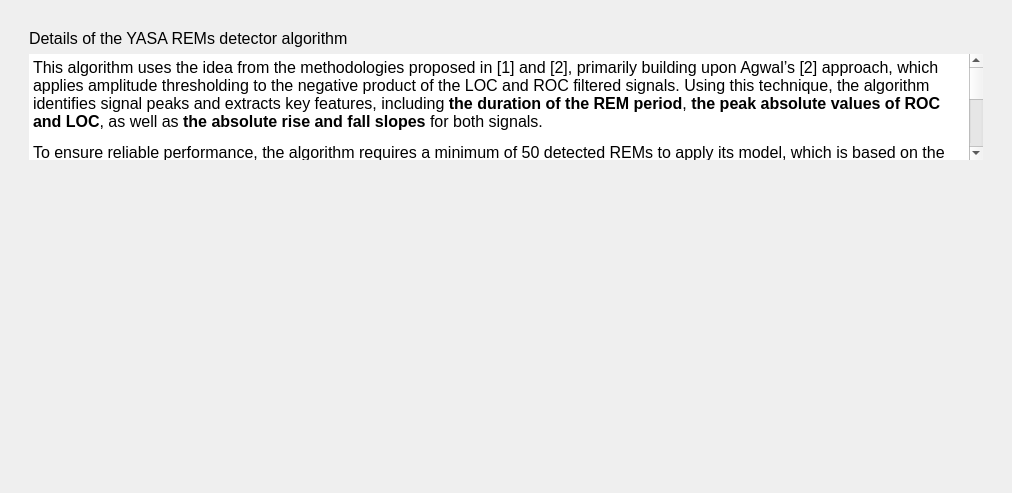
<?xml version="1.0" encoding="UTF-8"?>
<ui version="4.0">
 <class>AlgorithmDetail</class>
 <widget class="QWidget" name="AlgorithmDetail">
  <property name="geometry">
   <rect>
    <x>0</x>
    <y>0</y>
    <width>1012</width>
    <height>493</height>
   </rect>
  </property>
  <property name="windowTitle">
   <string/>
  </property>
  <property name="styleSheet">
   <string>font: 10pt &quot;Roboto-Regular&quot;;</string>
  </property>
  <layout class="QGridLayout" name="gridLayout_2">
   <item row="0" column="0">
    <layout class="QVBoxLayout" name="verticalLayout">
     <item>
      <widget class="QFrame" name="frame">
       <property name="frameShape">
        <enum>QFrame::Shape::NoFrame</enum>
       </property>
       <property name="frameShadow">
        <enum>QFrame::Shadow::Raised</enum>
       </property>
       <property name="lineWidth">
        <number>0</number>
       </property>
       <layout class="QVBoxLayout" name="verticalLayout_2" stretch="1,2">
        <item>
         <widget class="QFrame" name="frame_2">
          <property name="sizePolicy">
           <sizepolicy hsizetype="Expanding" vsizetype="Expanding">
            <horstretch>0</horstretch>
            <verstretch>0</verstretch>
           </sizepolicy>
          </property>
          <property name="frameShape">
           <enum>QFrame::Shape::NoFrame</enum>
          </property>
          <property name="frameShadow">
           <enum>QFrame::Shadow::Raised</enum>
          </property>
          <property name="lineWidth">
           <number>0</number>
          </property>
          <layout class="QVBoxLayout" name="verticalLayout_3">
           <item>
            <widget class="QLabel" name="label">
             <property name="lineWidth">
              <number>0</number>
             </property>
             <property name="text">
              <string>&lt;html&gt;&lt;head/&gt;&lt;body&gt;&lt;p&gt;&lt;span style=&quot; font-size:12pt;&quot;&gt;Details of the YASA REMs detector algorithm&lt;/span&gt;&lt;/p&gt;&lt;/body&gt;&lt;/html&gt;</string>
             </property>
            </widget>
           </item>
           <item>
            <widget class="QTextEdit" name="textEdit">
             <property name="frameShape">
              <enum>QFrame::Shape::NoFrame</enum>
             </property>
             <property name="lineWidth">
              <number>0</number>
             </property>
             <property name="readOnly">
              <bool>true</bool>
             </property>
             <property name="html">
              <string>&lt;!DOCTYPE HTML PUBLIC &quot;-//W3C//DTD HTML 4.0//EN&quot; &quot;http://www.w3.org/TR/REC-html40/strict.dtd&quot;&gt;
&lt;html&gt;&lt;head&gt;&lt;meta name=&quot;qrichtext&quot; content=&quot;1&quot; /&gt;&lt;meta charset=&quot;utf-8&quot; /&gt;&lt;style type=&quot;text/css&quot;&gt;
p, li { white-space: pre-wrap; }
hr { height: 1px; border-width: 0; }
li.unchecked::marker { content: &quot;\2610&quot;; }
li.checked::marker { content: &quot;\2612&quot;; }
&lt;/style&gt;&lt;/head&gt;&lt;body style=&quot; font-family:'Roboto-Regular'; font-size:10pt; font-weight:400; font-style:normal;&quot;&gt;
&lt;p style=&quot; margin-top:12px; margin-bottom:12px; margin-left:0px; margin-right:0px; -qt-block-indent:0; text-indent:0px;&quot;&gt;&lt;span style=&quot; font-size:12pt;&quot;&gt;This algorithm uses the idea from the methodologies proposed in [1] and [2], primarily building upon Agwal’s [2] approach, which applies amplitude thresholding to the negative product of the LOC and ROC filtered signals. Using this technique, the algorithm identifies signal peaks and extracts key features, including &lt;/span&gt;&lt;span style=&quot; font-size:12pt; font-weight:700;&quot;&gt;the duration of the REM period&lt;/span&gt;&lt;span style=&quot; font-size:12pt;&quot;&gt;, &lt;/span&gt;&lt;span style=&quot; font-size:12pt; font-weight:700;&quot;&gt;the peak absolute values of ROC and LOC&lt;/span&gt;&lt;span style=&quot; font-size:12pt;&quot;&gt;, as well as &lt;/span&gt;&lt;span style=&quot; font-size:12pt; font-weight:700;&quot;&gt;the absolute rise and fall slopes&lt;/span&gt;&lt;span style=&quot; font-size:12pt;&quot;&gt; for both signals.&lt;/span&gt;&lt;/p&gt;
&lt;p style=&quot; margin-top:12px; margin-bottom:12px; margin-left:0px; margin-right:0px; -qt-block-indent:0; text-indent:0px;&quot;&gt;&lt;span style=&quot; font-size:12pt;&quot;&gt;To ensure reliable performance, the algorithm requires a minimum of 50 detected REMs to apply its model, which is based on the IsolationForest random forest classifier. Additionally, if the user selects the &amp;quot;remove outlier&amp;quot; option as &lt;/span&gt;&lt;span style=&quot; font-size:12pt; font-style:italic;&quot;&gt;True&lt;/span&gt;&lt;span style=&quot; font-size:12pt;&quot;&gt;, any outliers detected after applying the IsolationForest will be excluded from the final detection results.&lt;/span&gt;&lt;/p&gt;
&lt;p style=&quot; margin-top:12px; margin-bottom:12px; margin-left:0px; margin-right:0px; -qt-block-indent:0; text-indent:0px;&quot;&gt;&lt;span style=&quot; font-size:12pt; font-weight:600;&quot;&gt;Usage points&lt;/span&gt;&lt;/p&gt;
&lt;p style=&quot; margin-top:12px; margin-bottom:12px; margin-left:0px; margin-right:0px; -qt-block-indent:0; text-indent:0px;&quot;&gt;&lt;span style=&quot; font-size:12pt;&quot;&gt;- All output parameters of this algorithm are computed using the filtered LOC and ROC signals. The filtering process is based on the thresholds defined in the &lt;/span&gt;&lt;span style=&quot; font-size:12pt; font-style:italic;&quot;&gt;DetectionStep&lt;/span&gt;&lt;span style=&quot; font-size:12pt;&quot;&gt;.&lt;/span&gt;&lt;/p&gt;
&lt;p style=&quot; margin-top:12px; margin-bottom:12px; margin-left:0px; margin-right:0px; -qt-block-indent:0; text-indent:0px;&quot;&gt;&lt;span style=&quot; font-size:12pt;&quot;&gt;- For optimal results, the user should apply this detection only to artifact-free REM sleep data.&lt;/span&gt;&lt;/p&gt;&lt;/body&gt;&lt;/html&gt;</string>
             </property>
            </widget>
           </item>
          </layout>
         </widget>
        </item>
        <item>
         <widget class="QFrame" name="frame_3">
          <property name="sizePolicy">
           <sizepolicy hsizetype="Expanding" vsizetype="Expanding">
            <horstretch>0</horstretch>
            <verstretch>0</verstretch>
           </sizepolicy>
          </property>
          <property name="frameShape">
           <enum>QFrame::Shape::NoFrame</enum>
          </property>
          <property name="frameShadow">
           <enum>QFrame::Shadow::Raised</enum>
          </property>
          <layout class="QVBoxLayout" name="verticalLayout_4">
           <item>
            <widget class="QLabel" name="label_2">
             <property name="text">
              <string/>
             </property>
             <property name="text"><string/></property>
            </widget>
           </item>
          </layout>
         </widget>
        </item>
       </layout>
      </widget>
     </item>
    </layout>
   </item>
  </layout>
 </widget>
 <resources>
   </resources>
 <connections/>
 <slots>
  <slot>on_choose()</slot>
  <slot>on_active_validation()</slot>
 </slots>
</ui>
